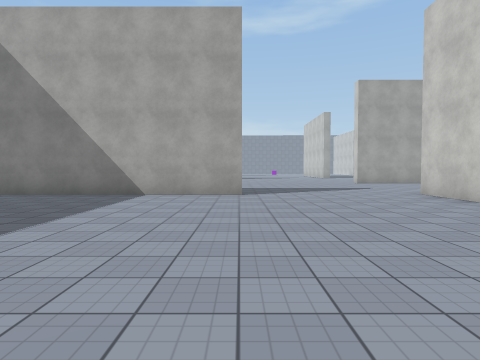
[1] (above)

24 first-person views from a walk through a Unity game level. The camera is 1.4 m above the floor, tilts 2° down and sees 75° across. The floor is counted in squares, 2 m on a side. Each view is taken from the middle of a square. On the plan, view 1 faces up. The plan holds only what a view shows up to about 10 squares ahead; the rest is blank. The place goes on beyond the plan. The player is left out. Surface patterns are stand-ins for the level's own textures.

[2]
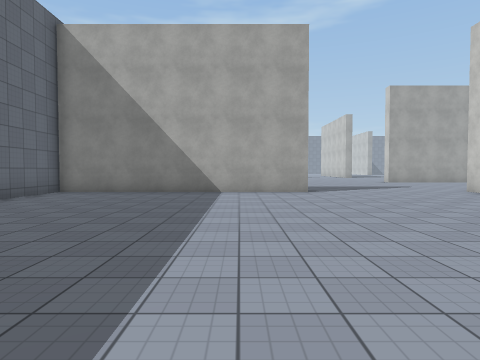

[3]
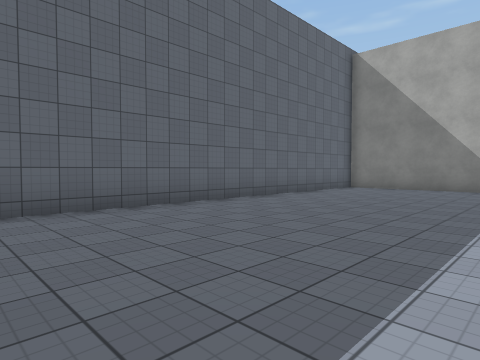

[4]
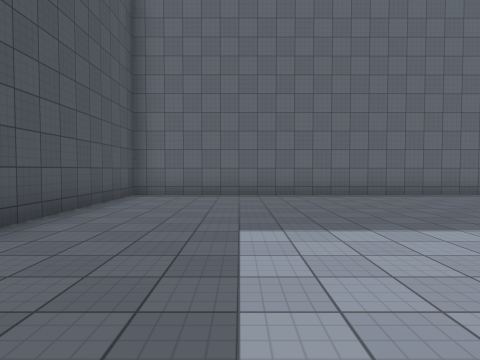

[5]
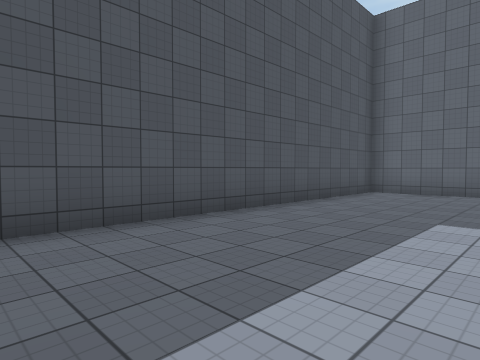

[6]
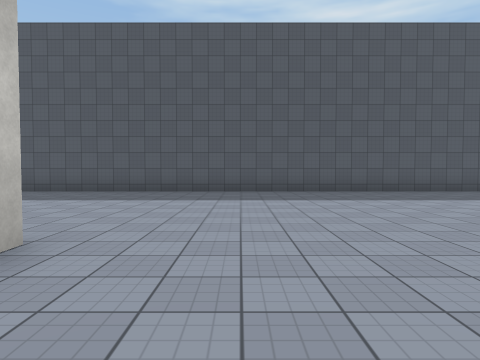

[7]
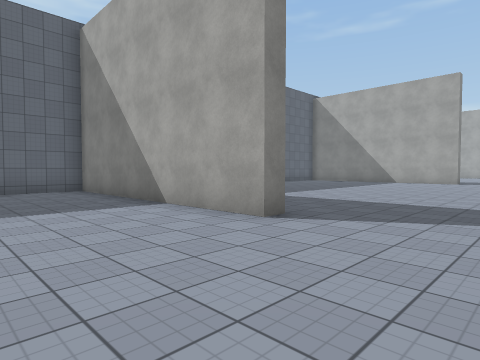

[8]
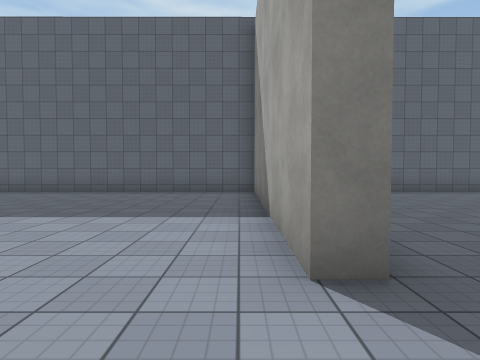

[9]
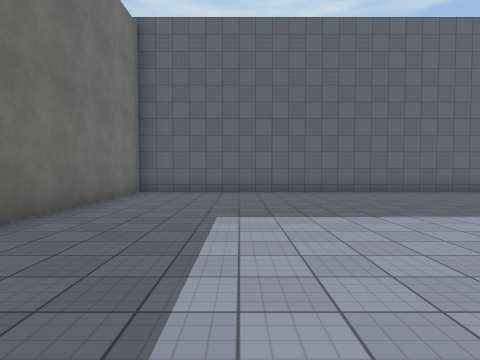

[10]
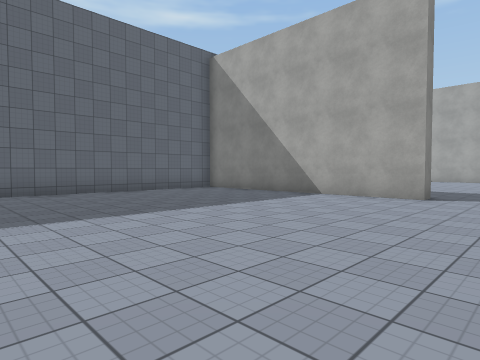

[11]
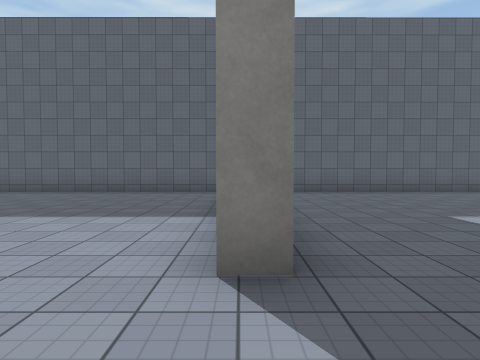

[12]
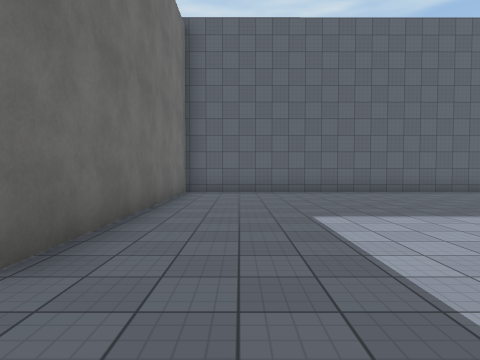

[13]
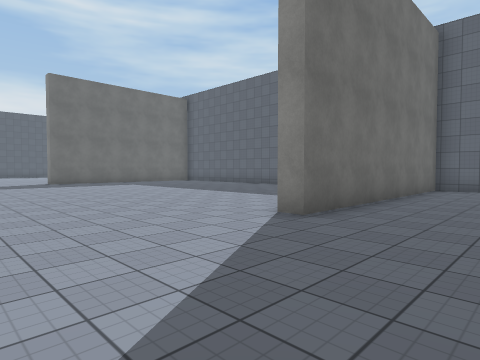

[14]
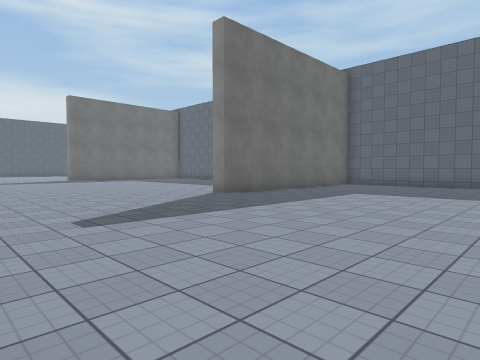

[15]
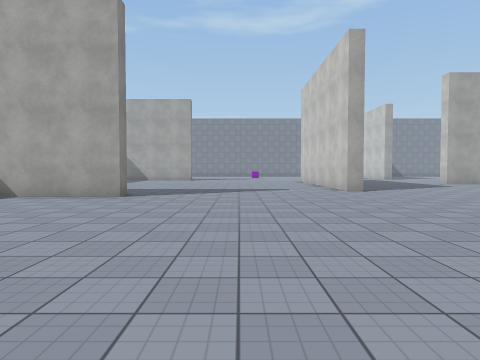

[16]
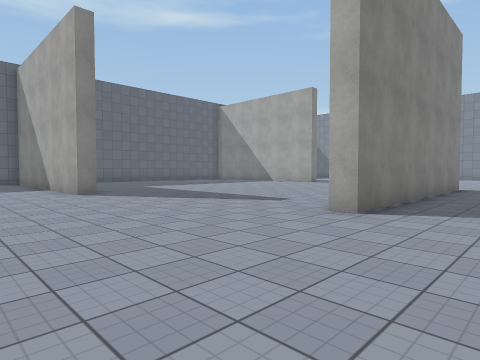

[17]
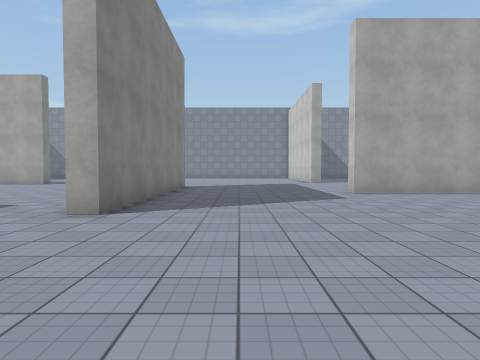

[18]
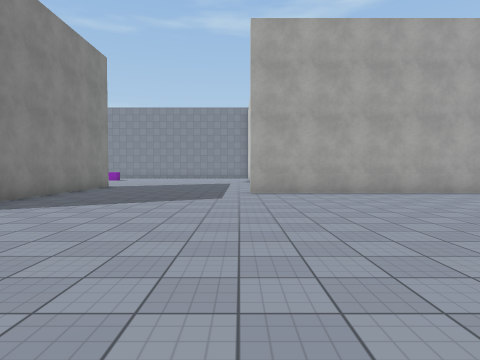

[19]
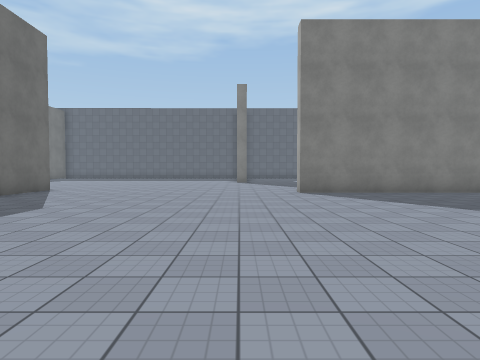

[20]
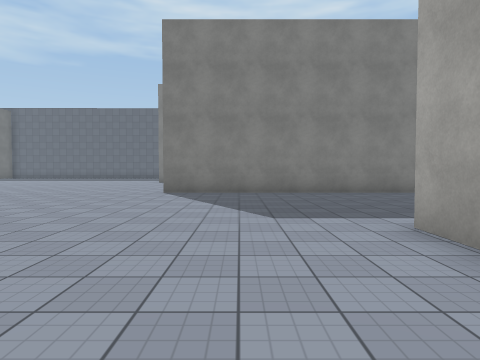

[21]
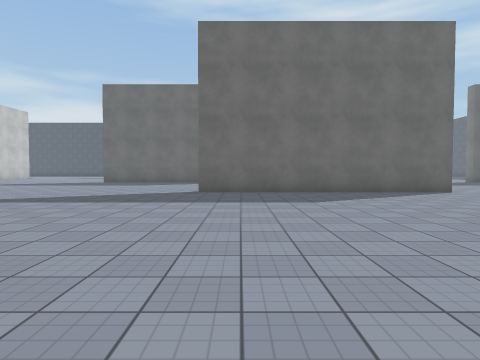

[22]
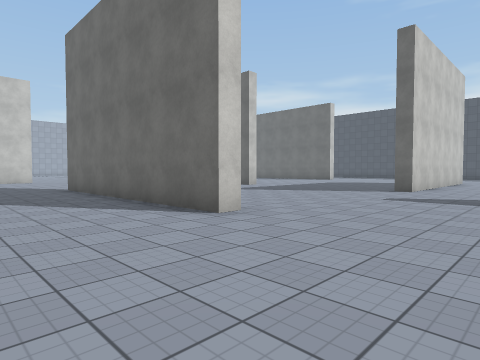

[23]
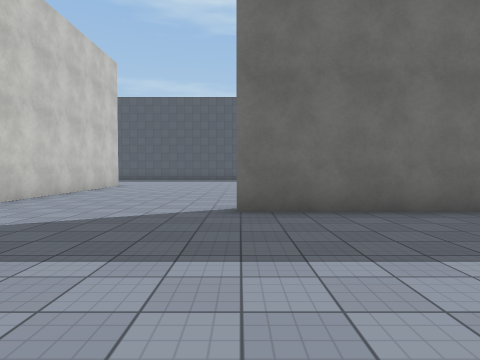

[24]
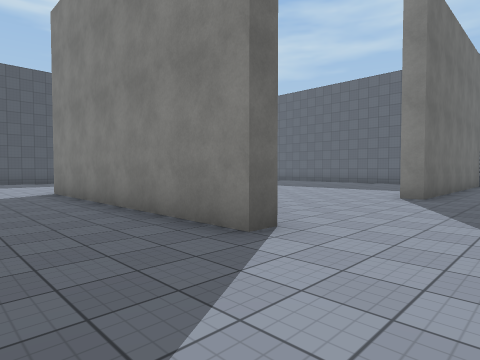

### Floor plan
Points are (right, up) in squares from view 1. A wall is a line through its corners. A room is listed if a view was taken in it or the views show most of it. See-through windows are left out.
Room 1 (views 1, 2, 3, 4, 5, 6, 7, 8, 9, 10, 11, 12, 13, 14, 15, 16, 17, 18, 19, 20, 21, 22, 23, 24)
walls: (5.7, 15.2) (5.7, 15.8) (13.2, 15.8); (5, 4) (5, 8.6) (5.5, 8.6) (5.5, 1.1); (-7.5, 21.3) (-7.5, 8.9) (0.1, 8.9) (0.1, 8.4) (-7.5, 8.4) (-7.5, -5.9) (10, -5.9); (6.9, 29.5) (6.9, 23.8) (6.2, 23.8); (17.5, 28.1) (12.3, 28.1) (12.3, 28.6); (-7.5, 29.6) (-7.5, 22.4) (0.1, 22.4) (0.1, 21.8) (-4.4, 21.8)

Positions as (right, up) in squares from view 1, and headings:
1: (0, 0), facing up
2: (-2, -1), facing up
3: (-2, -3), facing up-left
4: (1, -3), facing left
5: (2, -2), facing down-left
6: (3, 4), facing down
7: (3, 5), facing up-left
8: (2, 8), facing left
9: (2, 12), facing left
10: (2, 14), facing up-left
11: (2, 22), facing left
12: (2, 24), facing left
13: (4, 25), facing down-left
14: (6, 29), facing down-left
15: (3, 14), facing up
16: (9, 19), facing up-left
17: (9, 19), facing up
18: (12, 19), facing up
19: (16, 22), facing left
20: (16, 26), facing left
21: (12, 25), facing down
22: (2, 19), facing down-right
23: (0, 14), facing down
24: (8, 11), facing down-left
